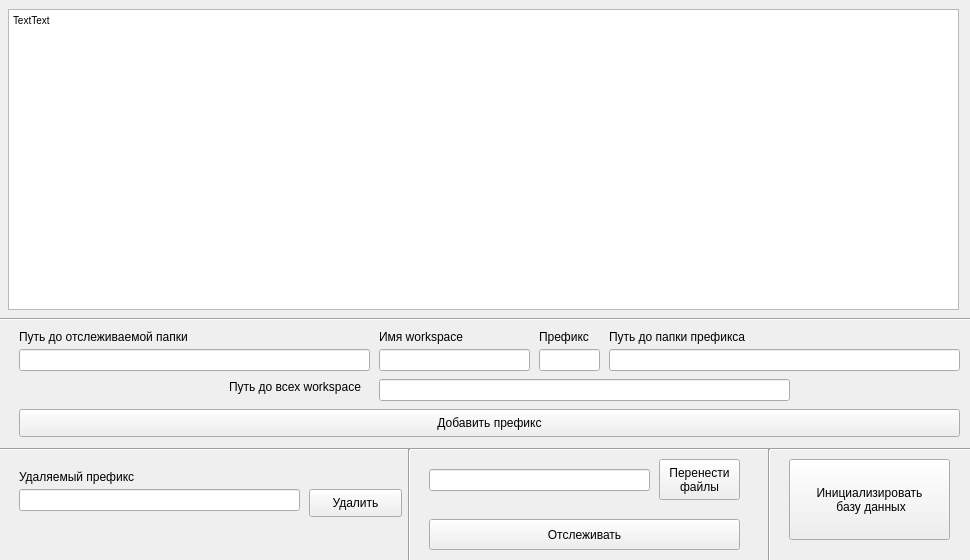
<?xml version="1.0" encoding="UTF-8"?>
<ui version="4.0">
 <class>MainWindow</class>
 <widget class="QMainWindow" name="MainWindow">
  <property name="geometry">
   <rect>
    <x>0</x>
    <y>0</y>
    <width>970</width>
    <height>560</height>
   </rect>
  </property>
  <property name="minimumSize">
   <size>
    <width>970</width>
    <height>560</height>
   </size>
  </property>
  <property name="maximumSize">
   <size>
    <width>970</width>
    <height>560</height>
   </size>
  </property>
  <property name="windowTitle">
   <string>Projanager</string>
  </property>
  <widget class="QWidget" name="centralwidget">
   <widget class="QWidget" name="gridLayoutWidget">
    <property name="geometry">
     <rect>
      <x>-1</x>
      <y>-1</y>
      <width>971</width>
      <height>561</height>
     </rect>
    </property>
    <layout class="QGridLayout" name="gridLayout">
     <item row="0" column="0">
      <widget class="QWidget" name="widget" native="true">
       <property name="sizePolicy">
        <sizepolicy hsizetype="Preferred" vsizetype="Preferred">
         <horstretch>1</horstretch>
         <verstretch>1</verstretch>
        </sizepolicy>
       </property>
       <widget class="QWidget" name="NavArea" native="true">
        <property name="geometry">
         <rect>
          <x>9</x>
          <y>10</y>
          <width>951</width>
          <height>301</height>
         </rect>
        </property>
        <widget class="QTextBrowser" name="PrefixNavigator">
         <property name="geometry">
          <rect>
           <x>0</x>
           <y>0</y>
           <width>951</width>
           <height>301</height>
          </rect>
         </property>
         <property name="html">
          <string>&lt;!DOCTYPE HTML PUBLIC &quot;-//W3C//DTD HTML 4.0//EN&quot; &quot;http://www.w3.org/TR/REC-html40/strict.dtd&quot;&gt;
&lt;html&gt;&lt;head&gt;&lt;meta name=&quot;qrichtext&quot; content=&quot;1&quot; /&gt;&lt;style type=&quot;text/css&quot;&gt;
p, li { white-space: pre-wrap; }
&lt;/style&gt;&lt;/head&gt;&lt;body style=&quot; font-family:'MS Shell Dlg 2'; font-size:7.8pt; font-weight:400; font-style:normal;&quot;&gt;
&lt;p style=&quot; margin-top:0px; margin-bottom:0px; margin-left:0px; margin-right:0px; -qt-block-indent:0; text-indent:0px;&quot;&gt;TextText&lt;/p&gt;
&lt;p style=&quot;-qt-paragraph-type:empty; margin-top:0px; margin-bottom:0px; margin-left:0px; margin-right:0px; -qt-block-indent:0; text-indent:0px;&quot;&gt;&lt;br /&gt;&lt;/p&gt;&lt;/body&gt;&lt;/html&gt;</string>
         </property>
        </widget>
       </widget>
       <widget class="Line" name="line">
        <property name="geometry">
         <rect>
          <x>-10</x>
          <y>310</y>
          <width>1001</width>
          <height>20</height>
         </rect>
        </property>
        <property name="orientation">
         <enum>Qt::Horizontal</enum>
        </property>
       </widget>
       <widget class="QLineEdit" name="Observable">
        <property name="geometry">
         <rect>
          <x>20</x>
          <y>350</y>
          <width>351</width>
          <height>22</height>
         </rect>
        </property>
       </widget>
       <widget class="QLineEdit" name="WorkspaceName">
        <property name="geometry">
         <rect>
          <x>380</x>
          <y>350</y>
          <width>151</width>
          <height>22</height>
         </rect>
        </property>
       </widget>
       <widget class="QLineEdit" name="Prefix">
        <property name="geometry">
         <rect>
          <x>540</x>
          <y>350</y>
          <width>61</width>
          <height>22</height>
         </rect>
        </property>
       </widget>
       <widget class="QLineEdit" name="PrefixPath">
        <property name="geometry">
         <rect>
          <x>610</x>
          <y>350</y>
          <width>351</width>
          <height>22</height>
         </rect>
        </property>
        <property name="text">
         <string/>
        </property>
       </widget>
       <widget class="QLabel" name="labelPathObserv">
        <property name="geometry">
         <rect>
          <x>20</x>
          <y>330</y>
          <width>251</width>
          <height>16</height>
         </rect>
        </property>
        <property name="text">
         <string>Путь до отслеживаемой папки</string>
        </property>
       </widget>
       <widget class="QLabel" name="labelWorkspace">
        <property name="geometry">
         <rect>
          <x>380</x>
          <y>330</y>
          <width>141</width>
          <height>16</height>
         </rect>
        </property>
        <property name="text">
         <string>Имя workspace</string>
        </property>
       </widget>
       <widget class="QLabel" name="labelPrefName">
        <property name="geometry">
         <rect>
          <x>540</x>
          <y>330</y>
          <width>55</width>
          <height>16</height>
         </rect>
        </property>
        <property name="text">
         <string>Префикс</string>
        </property>
       </widget>
       <widget class="QLabel" name="LabelPrefPath">
        <property name="geometry">
         <rect>
          <x>610</x>
          <y>330</y>
          <width>211</width>
          <height>16</height>
         </rect>
        </property>
        <property name="text">
         <string>Путь до папки префикса</string>
        </property>
       </widget>
       <widget class="QPushButton" name="AddingButtun">
        <property name="geometry">
         <rect>
          <x>20</x>
          <y>410</y>
          <width>941</width>
          <height>28</height>
         </rect>
        </property>
        <property name="text">
         <string>Добавить префикс</string>
        </property>
       </widget>
       <widget class="QLineEdit" name="DeleteByPrefix">
        <property name="geometry">
         <rect>
          <x>20</x>
          <y>490</y>
          <width>281</width>
          <height>22</height>
         </rect>
        </property>
       </widget>
       <widget class="QLabel" name="labelDelete">
        <property name="geometry">
         <rect>
          <x>20</x>
          <y>470</y>
          <width>141</width>
          <height>16</height>
         </rect>
        </property>
        <property name="text">
         <string>Удаляемый префикс</string>
        </property>
       </widget>
       <widget class="QPushButton" name="DeletingButton">
        <property name="geometry">
         <rect>
          <x>310</x>
          <y>490</y>
          <width>93</width>
          <height>28</height>
         </rect>
        </property>
        <property name="text">
         <string>Удалить</string>
        </property>
       </widget>
       <widget class="QPushButton" name="DbInit">
        <property name="geometry">
         <rect>
          <x>790</x>
          <y>460</y>
          <width>161</width>
          <height>81</height>
         </rect>
        </property>
        <property name="text">
         <string>Инициализировать 
 базу данных</string>
        </property>
       </widget>
       <widget class="Line" name="line_2">
        <property name="geometry">
         <rect>
          <x>-10</x>
          <y>440</y>
          <width>1001</width>
          <height>20</height>
         </rect>
        </property>
        <property name="orientation">
         <enum>Qt::Horizontal</enum>
        </property>
       </widget>
       <widget class="Line" name="line_3">
        <property name="geometry">
         <rect>
          <x>760</x>
          <y>450</y>
          <width>20</width>
          <height>121</height>
         </rect>
        </property>
        <property name="orientation">
         <enum>Qt::Vertical</enum>
        </property>
       </widget>
       <widget class="QPushButton" name="Move">
        <property name="geometry">
         <rect>
          <x>660</x>
          <y>460</y>
          <width>81</width>
          <height>41</height>
         </rect>
        </property>
        <property name="text">
         <string>Перенести
файлы</string>
        </property>
       </widget>
       <widget class="Line" name="line_4">
        <property name="geometry">
         <rect>
          <x>400</x>
          <y>450</y>
          <width>20</width>
          <height>121</height>
         </rect>
        </property>
        <property name="orientation">
         <enum>Qt::Vertical</enum>
        </property>
       </widget>
       <widget class="QPushButton" name="Observe">
        <property name="geometry">
         <rect>
          <x>430</x>
          <y>520</y>
          <width>311</width>
          <height>31</height>
         </rect>
        </property>
        <property name="text">
         <string>Отслеживать</string>
        </property>
       </widget>
       <widget class="QLineEdit" name="Workspaces">
        <property name="geometry">
         <rect>
          <x>380</x>
          <y>380</y>
          <width>411</width>
          <height>22</height>
         </rect>
        </property>
       </widget>
       <widget class="QLabel" name="labelPathObserv_2">
        <property name="geometry">
         <rect>
          <x>230</x>
          <y>380</y>
          <width>141</width>
          <height>16</height>
         </rect>
        </property>
        <property name="text">
         <string>Путь до всех workspace</string>
        </property>
       </widget>
       <widget class="QLineEdit" name="moveLine">
        <property name="geometry">
         <rect>
          <x>430</x>
          <y>470</y>
          <width>221</width>
          <height>22</height>
         </rect>
        </property>
       </widget>
      </widget>
     </item>
    </layout>
   </widget>
  </widget>
 </widget>
 <resources/>
 <connections/>
</ui>
